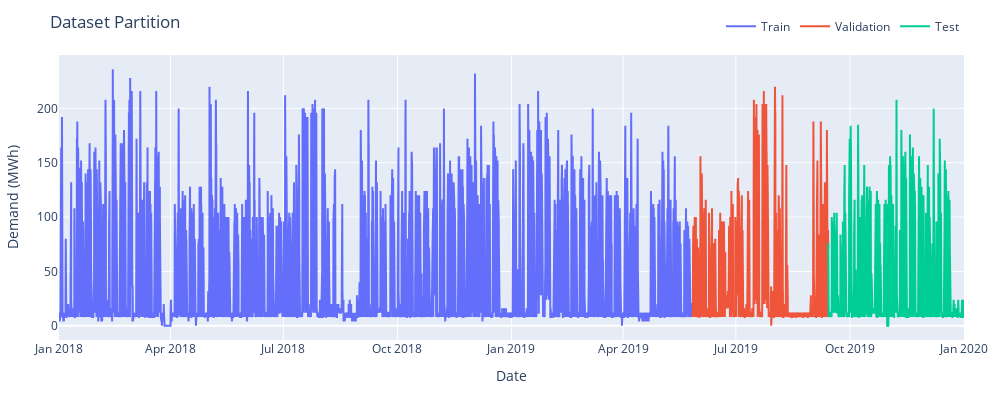

The code cell stored with this chart in its notebook:
### Code cell
fig = go.Figure()
fig.add_trace(go.Scatter(x=x_train.index, y=x_train["Demand"], mode="lines", name="Train"))
fig.add_trace(go.Scatter(x=x_val.index, y=x_val["Demand"], mode="lines", name="Validation"))
fig.add_trace(go.Scatter(x=x_test.index, y=x_test["Demand"], mode="lines", name="Test"))
fig.update_layout(
    title = "Dataset Partition",
    xaxis_title = "Date",
    yaxis_title ="Demand (MWh)",
    width = 1000,
    height = 400,
    margin = dict(l=30, r=20, t=35, b=60),
    legend = dict(
        orientation = "h",
        yanchor = "bottom",
        y = 1.05,
        xanchor = "right",
        x=1
    )
)
fig.show()

### Figure 1 — Plotly figure (JSON) as saved in the notebook; plotly's stock layout.template omitted (floating-point values rounded to 4 significant figures; data arrays with more than 128 entries replaced by an {"elided": "..."} marker saying what was removed)
{"data": [{"mode": "lines", "name": "Train", "type": "scatter", "x": {"elided": "49057 str values"}, "y": {"elided": "49057 int values"}}, {"mode": "lines", "name": "Validation", "type": "scatter", "x": {"elided": "10513 str values"}, "y": {"elided": "10513 int values"}}, {"mode": "lines", "name": "Test", "type": "scatter", "x": {"elided": "10512 str values"}, "y": {"elided": "10512 int values"}}], "layout": {"height": 400, "legend": {"orientation": "h", "x": 1, "xanchor": "right", "y": 1.05, "yanchor": "bottom"}, "margin": {"b": 60, "l": 30, "r": 20, "t": 35}, "title": {"text": "Dataset Partition"}, "width": 1000, "xaxis": {"title": {"text": "Date"}}, "yaxis": {"title": {"text": "Demand (MWh)"}}}}
